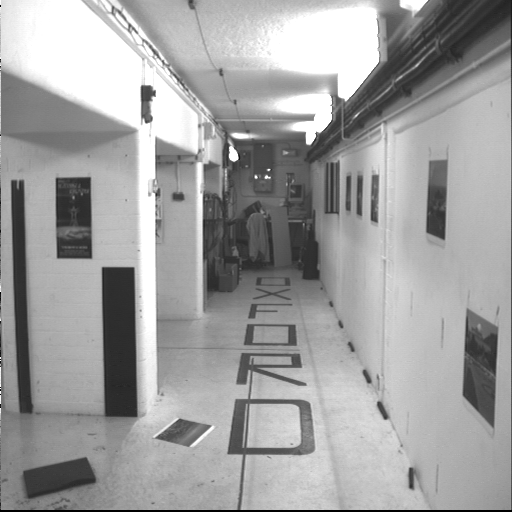
#> input picture data/MultiView/Corridor/bt.001.pgm, 512 x 512 px, given in place of MultiView, which was not available
$ python -i q2.py   (imports and definitions only)
#> lines starting #> are read from the running program, lines starting #| are printed output that depends on the picture; pictures that were not available may be replaced by others from this repository, and a replacement may not be noted
"""Contains Question 2 algorithms."""

import os

import cv2
import numpy as np
from matplotlib import pyplot as plt


def get_path(file_name: str, folder: str = 'MultiView') -> str:
    """
    Return absolute file path as a string.

    Args:
        file_name (str) : file name.
        folder (str) : folder storing file.
    """
    return os.path.abspath(os.path.join(os.path.dirname(__file__), '..', 'data', folder, file_name))


def get_common_name(names: list[str]) -> str:
    """
    Return common prefix between 2 names as a string.

    Note: Return "" if there is no common prefix.

    Args:
        names (list[str]) : variables names
    """
    # remove file extensions
    name_0 = names[0].rsplit('.', 1)[0]  # Split by '.' and take the first part
    name_1 = names[1].rsplit('.', 1)[0]  # Split by '.' and take the first part

    common_name = ''

    for char_0, char_1 in zip(name_0, name_1):
        if char_0 == char_1:
            common_name += char_0
        else:
            break  # stop if characters don't match

    # remove undesired chars
    common_name = common_name.replace('.', '-')
    common_name = common_name.replace('/', '_')

    return common_name


def plot_kaze_points(files_names: list[str]) -> list[np.array]:
    """
    Plot KAZE points of an image pair.

    Note: function return KAZE points data.

    Args:
        files_names (list[str]) : array of files names.
    """
#> called with files_names = '../data/MultiView/Corridor/bt.001.pgm'
    # read images
    image_0 = cv2.cvtColor(cv2.imread(get_path(files_names[0])), cv2.COLOR_BGR2GRAY)
#> image_0: shape (512, 512); min 0, max 255, mean 159.8
    image_1 = cv2.cvtColor(cv2.imread(get_path(files_names[1])), cv2.COLOR_BGR2GRAY)

    # create KAZE object with default values
    kaze = cv2.KAZE_create(
        upright=False, threshold=0.001, nOctaves=4, nOctaveLayers=4, diffusivity=2
    )

    # compute KAZE points
    kaze_points_0, des1 = kaze.detectAndCompute(image_0, None)
#> kaze_points_0 = 607 keypoints; strongest (x, y, size): (148, 93, 11.8), (233, 155, 7.9), (303, 110, 31.3), (233, 156, 5.9)
    kaze_points_1, des2 = kaze.detectAndCompute(image_1, None)
#> kaze_points_1 has the same summary as kaze_points_0

    # create plot
    plot_name = f'{plot_kaze_points.__name__}_{get_common_name(files_names)}'
    fig, axs = plt.subplots(1, 2, figsize=(10, 4), num=plot_name)
    fig.suptitle(plot_name)
    fig.set_dpi(300)

    axs[0].imshow(cv2.drawKeypoints(image_0, kaze_points_0, image_0, -1, flags=4))
    axs[0].set_title(f'[{files_names[0]}] {len(kaze_points_0)} KAZE points')

    axs[1].imshow(cv2.drawKeypoints(image_1, kaze_points_1, image_1, -1, flags=4))
    axs[1].set_title(f'[{files_names[1]}] {len(kaze_points_1)} KAZE points')

    # save plot
    plt.tight_layout()
    plt.savefig(get_path(f'{plot_name}.png', 'output'))
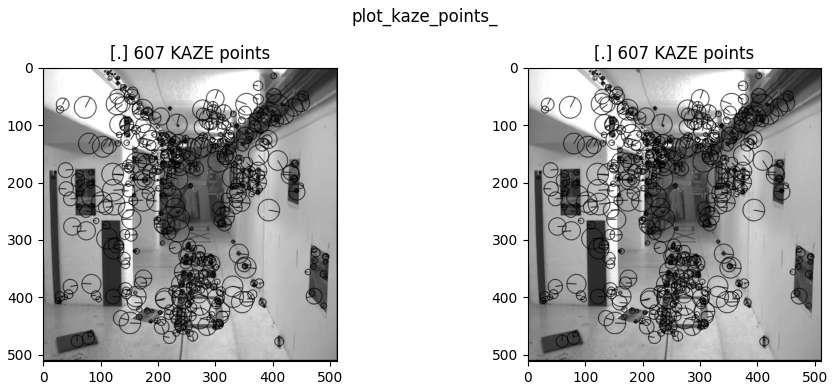
#> figure drawn by matplotlib, 2 panels

    return image_0, image_1, kaze_points_0, kaze_points_1, des1, des2


def plot_epipolar_lines(files_names: list[str]) -> list:
    """
    Plot epipolar lines of an image pair.

    Note: function return epipolar lines data.

    Args:
        files_names (list[str]) : array of files names.
    """
    # pylint: disable=too-many-locals
    image_0, image_1, kaze_points_0, kaze_points_1, des1, des2 = plot_kaze_points(files_names)
#> kaze_points_1 has the same summary as kaze_points_0 in plot_kaze_points

    # Distance L2 pour descripteur M-SURF (KAZE)
    # Extraction de la liste des 2-plus-proches-voisins
    bf = cv2.BFMatcher(cv2.NORM_L2, crossCheck=False)
    matches = bf.knnMatch(des1, des2, k=2)
#> matches = 607 matches

    # Filtrage des appariements par application du ratio test
    valid_points = []
    valid_points_image_0 = []
    valid_points_image_1 = []

    for m, n in matches:
        if m.distance < 0.7 * n.distance:
            valid_points.append([m])
            valid_points_image_0.append(kaze_points_0[m.queryIdx].pt)
            valid_points_image_1.append(kaze_points_1[m.trainIdx].pt)
#> after the loop, valid_points = 607 matches; valid_points_image_0 = 607 pairs, first value 17.13 to 491.9, second value 5.73 to 477.4; valid_points_image_1 has the same summary as valid_points_image_0

    draw_params = {'matchColor': (0, 255, 0), 'singlePointColor': (255, 0, 0), 'flags': 0}
    epipolar_image = cv2.drawMatchesKnn(
        image_0, kaze_points_0, image_1, kaze_points_1, valid_points, None, **draw_params
    )
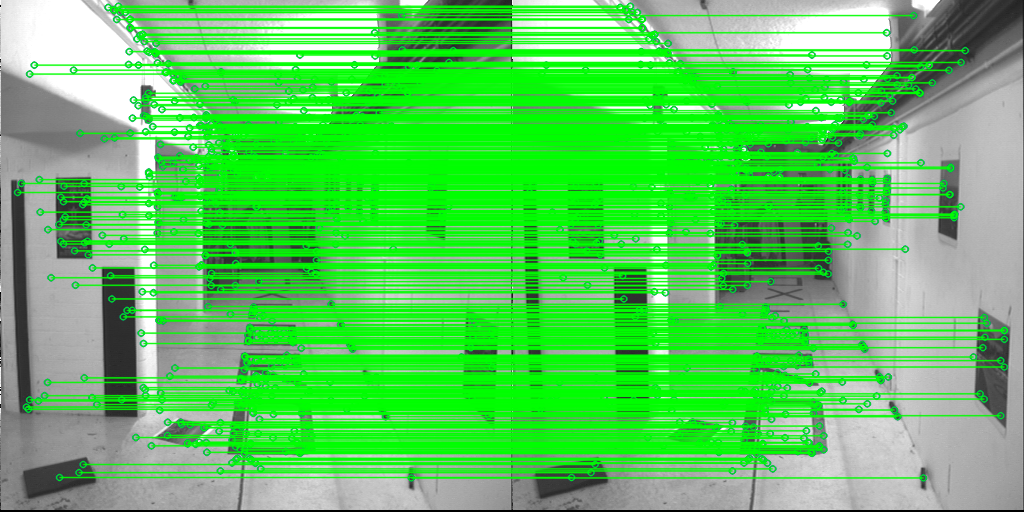
#> epipolar_image: shape (512, 1024, 3); mean of channels 0, 1, 2 93, 201.1, 91.6; drawn as B, G, R
    valid_points_image_0 = np.float32(valid_points_image_0)
    valid_points_image_1 = np.float32(valid_points_image_1)

    plt.figure(figsize=(15, 5))
    plt.imshow(epipolar_image)
    plt.title(f'Appariement filtrÃ© : {valid_points_image_0.shape[0]} paires conservÃ©es')
    file_name = f'points0_{get_common_name(files_names)}.png'
    # print(file_name)
    plt.savefig(get_path(file_name, 'output'))
    # plt.show()

    return image_0, image_1, valid_points_image_0, valid_points_image_1


def get_matrix(files_names, show_plot: bool = False) -> list:
    """Return matrix."""
    image_0, image_1, valid_points_image_0, valid_points_image_1 = plot_epipolar_lines(files_names)
#> valid_points_image_1 has the same summary as valid_points_image_0 in plot_epipolar_lines

#> (the run stopped early here; a loop or call above may not have finished)

$ run again, on data/MultiView/Corridor/bt.002.pgm
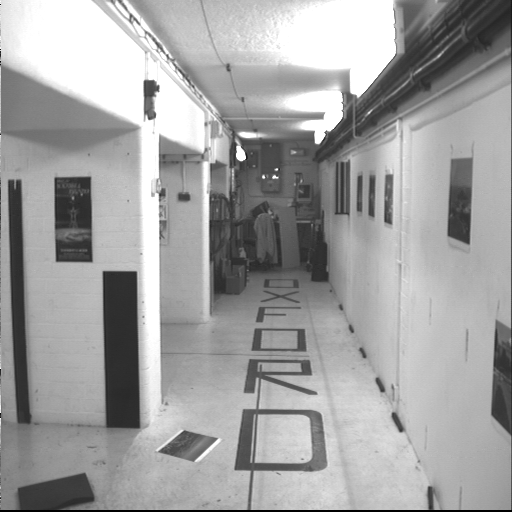
#> input picture data/MultiView/Corridor/bt.002.pgm, 512 x 512 px, given in place of MultiView, which was not available
#> in plot_kaze_points, `kaze_points_0, des1 = kaze.detectAndCompute(image_0, None)`: kaze_points_0 = 586 keypoints; strongest (x, y, size): (151, 88, 12.3), (240, 155, 8), (312, 109, 34.4), (148, 95, 25.5)
#> in plot_kaze_points, `kaze_points_1, des2 = kaze.detectAndCompute(image_1, None)`: kaze_points_1 has the same summary as kaze_points_0
#> in plot_kaze_points, `plt.savefig(get_path(f'{plot_name}.png', 'output'))`:
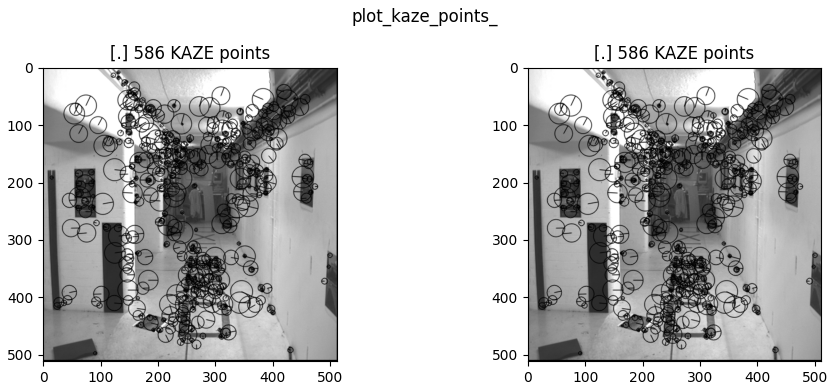
#> figure drawn by matplotlib, 2 panels
#> in plot_epipolar_lines, `image_0, image_1, kaze_points_0, kaze_points_1, des1, des2 = plot_kaze..`: kaze_points_1 has the same summary as kaze_points_0 in plot_kaze_points
#> matches = 586 matches
#> after the loop in plot_epipolar_lines, `for m, n in matches:`: valid_points_image_0 = 586 pairs, first value 14.68 to 499.3, second value 8.94 to 497.9; valid_points_image_1 has the same summary as valid_points_image_0
#> in plot_epipolar_lines, `epipolar_image = cv2.drawMatchesKnn( image_0, kaze_points_0, image_1, ..`:
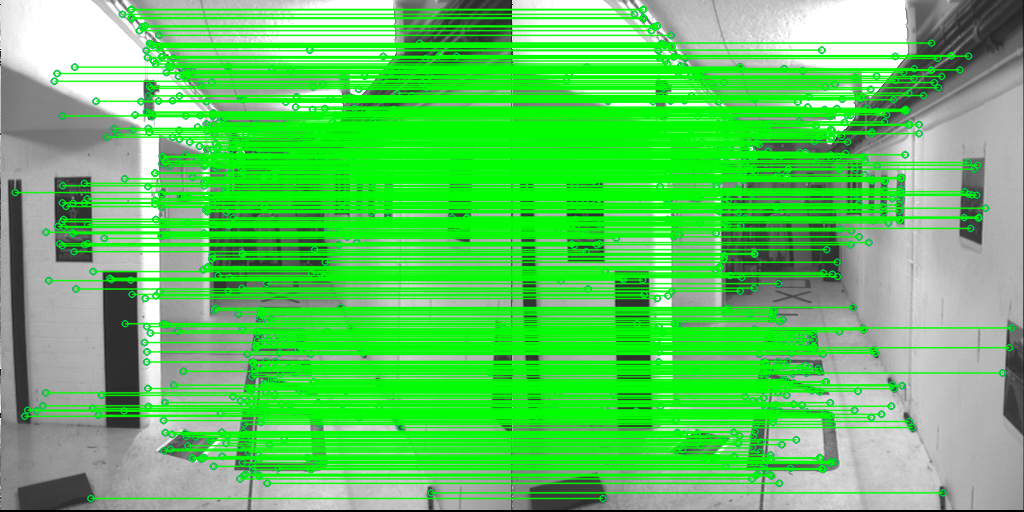
#> epipolar_image: shape (512, 1024, 3); mean of channels 0, 1, 2 95.7, 200.6, 94.3; drawn as B, G, R
#> in get_matrix, `image_0, image_1, valid_points_image_0, valid_points_image_1 = plot_ep..`: valid_points_image_1 has the same summary as valid_points_image_0 in plot_epipolar_lines
